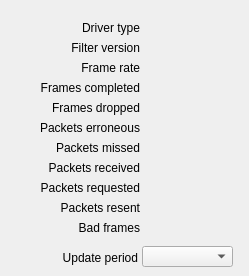
      <widget class="QWidget" name="tab">
       <attribute name="title">
        <string>Statistics</string>
       </attribute>
       <widget class="QELabel" name="qelabel_49">
        <property name="geometry">
         <rect>
          <x>140</x>
          <y>20</y>
          <width>100</width>
          <height>16</height>
         </rect>
        </property>
        <property name="variable" stdset="0">
         <string>$(P):cam1:PSDriverType_RBV</string>
        </property>
        <property name="variableSubstitutions" stdset="0">
         <string>P=CPS1</string>
        </property>
        <property name="displayAlarmState">
         <bool>false</bool>
        </property>
       </widget>
       <widget class="QLabel" name="label_47">
        <property name="geometry">
         <rect>
          <x>20</x>
          <y>20</y>
          <width>120</width>
          <height>16</height>
         </rect>
        </property>
        <property name="text">
         <string>Driver type</string>
        </property>
        <property name="textFormat">
         <enum>Qt::RichText</enum>
        </property>
        <property name="alignment">
         <set>Qt::AlignRight|Qt::AlignTrailing|Qt::AlignVCenter</set>
        </property>
       </widget>
       <widget class="QELabel" name="qelabel_50">
        <property name="geometry">
         <rect>
          <x>140</x>
          <y>40</y>
          <width>100</width>
          <height>16</height>
         </rect>
        </property>
        <property name="variable" stdset="0">
         <string>$(P):cam1:PSFilterVersion_RBV</string>
        </property>
        <property name="variableSubstitutions" stdset="0">
         <string>P=CPS1</string>
        </property>
        <property name="displayAlarmState">
         <bool>false</bool>
        </property>
       </widget>
       <widget class="QLabel" name="label_48">
        <property name="geometry">
         <rect>
          <x>20</x>
          <y>40</y>
          <width>120</width>
          <height>16</height>
         </rect>
        </property>
        <property name="text">
         <string>Filter version</string>
        </property>
        <property name="textFormat">
         <enum>Qt::RichText</enum>
        </property>
        <property name="alignment">
         <set>Qt::AlignRight|Qt::AlignTrailing|Qt::AlignVCenter</set>
        </property>
       </widget>
       <widget class="QELabel" name="qelabel_51">
        <property name="geometry">
         <rect>
          <x>140</x>
          <y>60</y>
          <width>100</width>
          <height>16</height>
         </rect>
        </property>
        <property name="variable" stdset="0">
         <string>$(P):cam1:PSFrameRate_RBV</string>
        </property>
        <property name="variableSubstitutions" stdset="0">
         <string>P=CPS1</string>
        </property>
        <property name="displayAlarmState">
         <bool>false</bool>
        </property>
       </widget>
       <widget class="QLabel" name="label_49">
        <property name="geometry">
         <rect>
          <x>20</x>
          <y>60</y>
          <width>120</width>
          <height>16</height>
         </rect>
        </property>
        <property name="text">
         <string>Frame rate</string>
        </property>
        <property name="textFormat">
         <enum>Qt::RichText</enum>
        </property>
        <property name="alignment">
         <set>Qt::AlignRight|Qt::AlignTrailing|Qt::AlignVCenter</set>
        </property>
       </widget>
       <widget class="QELabel" name="qelabel_52">
        <property name="geometry">
         <rect>
          <x>140</x>
          <y>80</y>
          <width>100</width>
          <height>16</height>
         </rect>
        </property>
        <property name="variable" stdset="0">
         <string>$(P):cam1:PSFramesCompleted_RBV</string>
        </property>
        <property name="variableSubstitutions" stdset="0">
         <string>P=CPS1</string>
        </property>
        <property name="displayAlarmState">
         <bool>false</bool>
        </property>
       </widget>
       <widget class="QELabel" name="qelabel_53">
        <property name="geometry">
         <rect>
          <x>140</x>
          <y>100</y>
          <width>100</width>
          <height>16</height>
         </rect>
        </property>
        <property name="variable" stdset="0">
         <string>$(P):cam1:PSFramesDropped_RBV</string>
        </property>
        <property name="variableSubstitutions" stdset="0">
         <string>P=CPS1</string>
        </property>
        <property name="displayAlarmState">
         <bool>false</bool>
        </property>
       </widget>
       <widget class="QELabel" name="qelabel_54">
        <property name="geometry">
         <rect>
          <x>140</x>
          <y>120</y>
          <width>100</width>
          <height>16</height>
         </rect>
        </property>
        <property name="variable" stdset="0">
         <string>$(P):cam1:PSPacketsErroneous_RBV</string>
        </property>
        <property name="variableSubstitutions" stdset="0">
         <string>P=CPS1</string>
        </property>
        <property name="displayAlarmState">
         <bool>false</bool>
        </property>
       </widget>
       <widget class="QELabel" name="qelabel_55">
        <property name="geometry">
         <rect>
          <x>140</x>
          <y>140</y>
          <width>100</width>
          <height>16</height>
         </rect>
        </property>
        <property name="variable" stdset="0">
         <string>$(P):cam1:PSPacketsMissed_RBV</string>
        </property>
        <property name="variableSubstitutions" stdset="0">
         <string>P=CPS1</string>
        </property>
        <property name="displayAlarmState">
         <bool>false</bool>
        </property>
       </widget>
       <widget class="QELabel" name="qelabel_56">
        <property name="geometry">
         <rect>
          <x>140</x>
          <y>160</y>
          <width>100</width>
          <height>16</height>
         </rect>
        </property>
        <property name="variable" stdset="0">
         <string>$(P):cam1:PSPacketsReceived_RBV</string>
        </property>
        <property name="variableSubstitutions" stdset="0">
         <string>P=CPS1</string>
        </property>
        <property name="displayAlarmState">
         <bool>false</bool>
        </property>
       </widget>
       <widget class="QELabel" name="qelabel_57">
        <property name="geometry">
         <rect>
          <x>140</x>
          <y>220</y>
          <width>100</width>
          <height>16</height>
         </rect>
        </property>
        <property name="variable" stdset="0">
         <string>$(P):cam1:PSBadFrameCounter_RBV</string>
        </property>
        <property name="variableSubstitutions" stdset="0">
         <string>P=CPS1</string>
        </property>
        <property name="displayAlarmState">
         <bool>false</bool>
        </property>
       </widget>
       <widget class="QELabel" name="qelabel_58">
        <property name="geometry">
         <rect>
          <x>140</x>
          <y>180</y>
          <width>100</width>
          <height>16</height>
         </rect>
        </property>
        <property name="variable" stdset="0">
         <string>$(P):cam1:PSPacketsRequested_RBV</string>
        </property>
        <property name="variableSubstitutions" stdset="0">
         <string>P=CPS1</string>
        </property>
        <property name="displayAlarmState">
         <bool>false</bool>
        </property>
       </widget>
       <widget class="QELabel" name="qelabel_59">
        <property name="geometry">
         <rect>
          <x>140</x>
          <y>200</y>
          <width>100</width>
          <height>16</height>
         </rect>
        </property>
        <property name="variable" stdset="0">
         <string>$(P):cam1:PSPacketsResent_RBV</string>
        </property>
        <property name="variableSubstitutions" stdset="0">
         <string>P=CPS1</string>
        </property>
        <property name="displayAlarmState">
         <bool>false</bool>
        </property>
       </widget>
       <widget class="QEComboBox" name="qecombobox_8">
        <property name="geometry">
         <rect>
          <x>142</x>
          <y>246</y>
          <width>91</width>
          <height>21</height>
         </rect>
        </property>
        <property name="variable" stdset="0">
         <string>$(P):cam1:PSReadStatistics.SCAN</string>
        </property>
        <property name="variableSubstitutions" stdset="0">
         <string>P=CPS1</string>
        </property>
        <property name="displayAlarmState">
         <bool>false</bool>
        </property>
       </widget>
       <widget class="QLabel" name="label_50">
        <property name="geometry">
         <rect>
          <x>20</x>
          <y>80</y>
          <width>120</width>
          <height>16</height>
         </rect>
        </property>
        <property name="text">
         <string>Frames completed</string>
        </property>
        <property name="textFormat">
         <enum>Qt::RichText</enum>
        </property>
        <property name="alignment">
         <set>Qt::AlignRight|Qt::AlignTrailing|Qt::AlignVCenter</set>
        </property>
       </widget>
       <widget class="QLabel" name="label_51">
        <property name="geometry">
         <rect>
          <x>20</x>
          <y>100</y>
          <width>120</width>
          <height>16</height>
         </rect>
        </property>
        <property name="text">
         <string>Frames dropped</string>
        </property>
        <property name="textFormat">
         <enum>Qt::RichText</enum>
        </property>
        <property name="alignment">
         <set>Qt::AlignRight|Qt::AlignTrailing|Qt::AlignVCenter</set>
        </property>
       </widget>
       <widget class="QLabel" name="label_52">
        <property name="geometry">
         <rect>
          <x>20</x>
          <y>120</y>
          <width>120</width>
          <height>16</height>
         </rect>
        </property>
        <property name="text">
         <string>Packets erroneous</string>
        </property>
        <property name="textFormat">
         <enum>Qt::RichText</enum>
        </property>
        <property name="alignment">
         <set>Qt::AlignRight|Qt::AlignTrailing|Qt::AlignVCenter</set>
        </property>
       </widget>
       <widget class="QLabel" name="label_53">
        <property name="geometry">
         <rect>
          <x>20</x>
          <y>140</y>
          <width>120</width>
          <height>16</height>
         </rect>
        </property>
        <property name="text">
         <string>Packets missed</string>
        </property>
        <property name="textFormat">
         <enum>Qt::RichText</enum>
        </property>
        <property name="alignment">
         <set>Qt::AlignRight|Qt::AlignTrailing|Qt::AlignVCenter</set>
        </property>
       </widget>
       <widget class="QLabel" name="label_54">
        <property name="geometry">
         <rect>
          <x>20</x>
          <y>160</y>
          <width>120</width>
          <height>16</height>
         </rect>
        </property>
        <property name="text">
         <string>Packets received</string>
        </property>
        <property name="textFormat">
         <enum>Qt::RichText</enum>
        </property>
        <property name="alignment">
         <set>Qt::AlignRight|Qt::AlignTrailing|Qt::AlignVCenter</set>
        </property>
       </widget>
       <widget class="QLabel" name="label_55">
        <property name="geometry">
         <rect>
          <x>20</x>
          <y>180</y>
          <width>120</width>
          <height>16</height>
         </rect>
        </property>
        <property name="text">
         <string>Packets requested</string>
        </property>
        <property name="textFormat">
         <enum>Qt::RichText</enum>
        </property>
        <property name="alignment">
         <set>Qt::AlignRight|Qt::AlignTrailing|Qt::AlignVCenter</set>
        </property>
       </widget>
       <widget class="QLabel" name="label_56">
        <property name="geometry">
         <rect>
          <x>20</x>
          <y>200</y>
          <width>120</width>
          <height>16</height>
         </rect>
        </property>
        <property name="text">
         <string>Packets resent</string>
        </property>
        <property name="textFormat">
         <enum>Qt::RichText</enum>
        </property>
        <property name="alignment">
         <set>Qt::AlignRight|Qt::AlignTrailing|Qt::AlignVCenter</set>
        </property>
       </widget>
       <widget class="QLabel" name="label_57">
        <property name="geometry">
         <rect>
          <x>20</x>
          <y>220</y>
          <width>120</width>
          <height>16</height>
         </rect>
        </property>
        <property name="text">
         <string>Bad frames</string>
        </property>
        <property name="textFormat">
         <enum>Qt::RichText</enum>
        </property>
        <property name="alignment">
         <set>Qt::AlignRight|Qt::AlignTrailing|Qt::AlignVCenter</set>
        </property>
       </widget>
       <widget class="QLabel" name="label_58">
        <property name="geometry">
         <rect>
          <x>18</x>
          <y>250</y>
          <width>120</width>
          <height>16</height>
         </rect>
        </property>
        <property name="text">
         <string>Update period</string>
        </property>
        <property name="textFormat">
         <enum>Qt::RichText</enum>
        </property>
        <property name="alignment">
         <set>Qt::AlignRight|Qt::AlignTrailing|Qt::AlignVCenter</set>
        </property>
       </widget>
      </widget>
